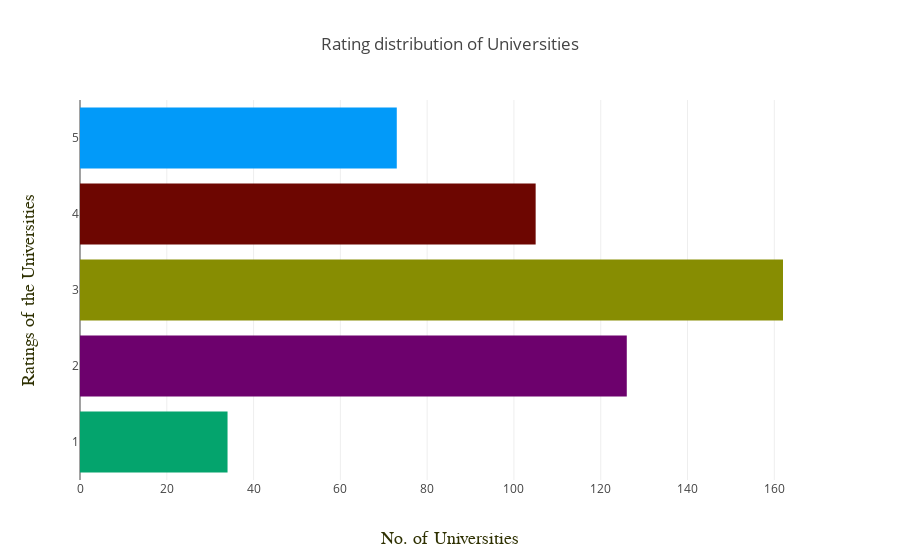

The cell this chart's notebook holds for it:
### Code cell
cnt_srs = df['University Rating'].value_counts().head()
trace = go.Bar(
    y=cnt_srs.index[::-1],
    x=cnt_srs.values[::-1],
    orientation = 'h',
    marker=dict(
        color=['#04A46D','#029AF9','#6D0601','#6D016D','#878D02']
    ),
)
layout = dict(
    title='Rating distribution of Universities',
    xaxis=dict(
        title='No. of Universities',
        titlefont=dict(
            family='Courier New, monospace',
            size=18,
            color='#2F3102'
        )
    ),
    yaxis=dict(
        title='Ratings of the Universities',
        titlefont=dict(
            family='Courier New, monospace',
            size=18,
            color='#2F3102'
        )
    )
    )
data = [trace]
fig = go.Figure(data=data, layout=layout)
py.iplot(fig, filename="univs")

### Figure 1 — Plotly figure (JSON) as saved in the notebook; plotly's stock layout.template omitted (floating-point values rounded to 4 significant figures)
{"data": [{"marker": {"color": ["#04A46D", "#029AF9", "#6D0601", "#6D016D", "#878D02"]}, "orientation": "h", "type": "bar", "uid": "098e74ba-e246-408b-ac5c-ee672004b15a", "x": [34, 73, 105, 126, 162], "y": [1, 5, 4, 2, 3]}], "layout": {"title": {"text": "Rating distribution of Universities"}, "xaxis": {"title": {"font": {"color": "#2F3102", "family": "Courier New, monospace", "size": 18}, "text": "No. of Universities"}}, "yaxis": {"title": {"font": {"color": "#2F3102", "family": "Courier New, monospace", "size": 18}, "text": "Ratings of the Universities"}}}}
